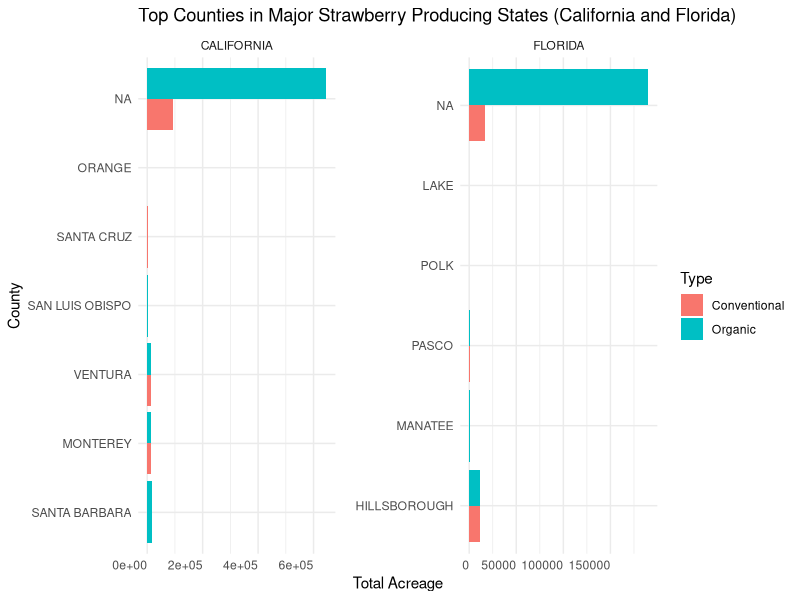
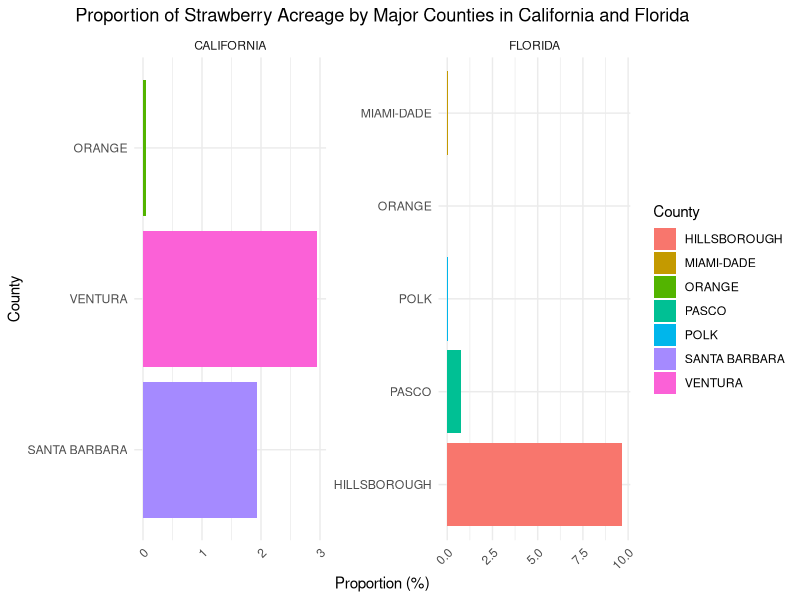
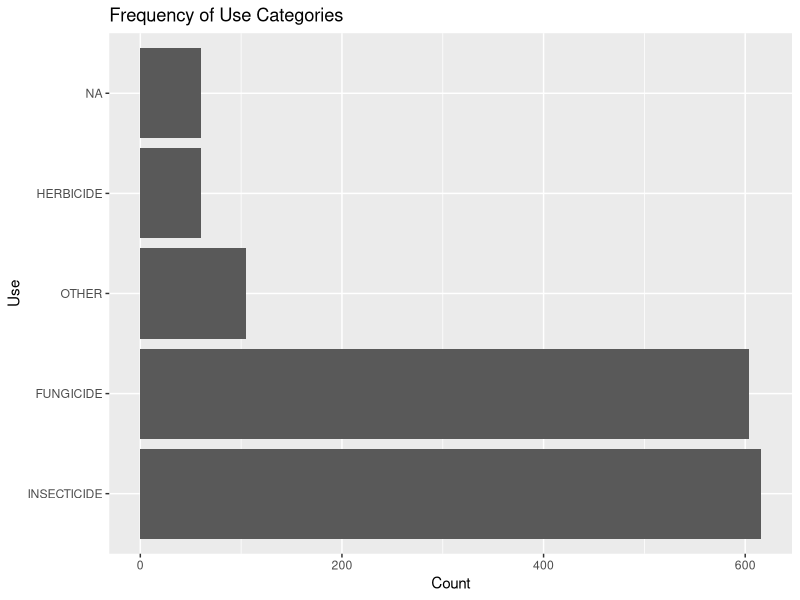
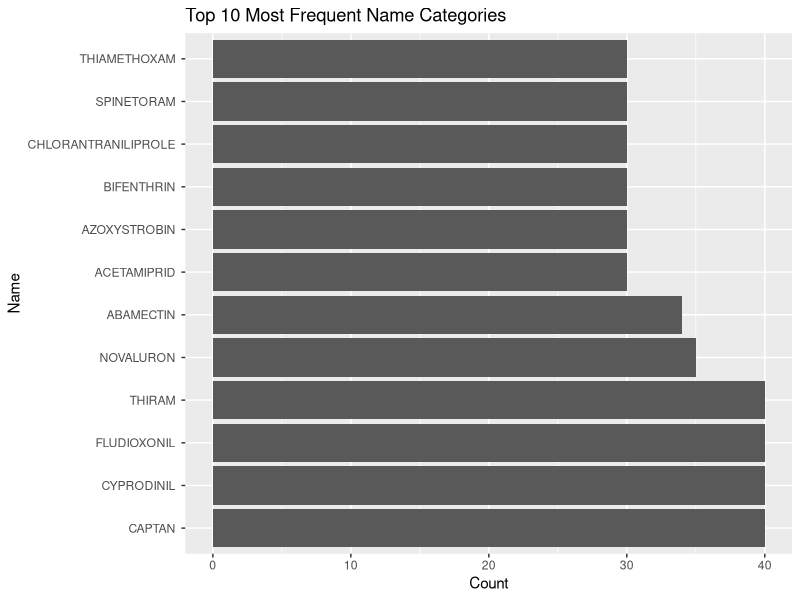

Write the R code that produced these figures, in order.
## ---- chunk 1
#| label: load libraries and set options
#| warning: false
#| message: false
#| 

library(knitr)  
library(kableExtra)
library(tidyverse)
library(stringr)
library(dplyr)
library(readr)
## ---- chunk 2

strawberry <- read_csv("strawberries25_v3.csv", col_names = TRUE)

glimpse(strawberry)
## ---- chunk 3

strawberry <- strawberry %>%
mutate(Value = as.numeric(str_replace_all(Value, "[^0-9\\.]", "")))

strawberry <- strawberry %>%
  filter(!is.na(Value)) 

str(strawberry$Value)

head(strawberry$Value)

## ---- chunk 4
state_county_acres <- strawberry %>%
  filter(State %in% c("CALIFORNIA", "FLORIDA")) %>%
  filter(str_detect(`Data Item`, "ACRES"))

state_county_acres <- state_county_acres %>%
  mutate(Type = ifelse(str_detect(`Data Item`, "BEARING"), "Conventional", "Organic"))

state_county_acres <- state_county_acres %>%
  select(State, County, Type, Value) %>%
  mutate(Value = as.numeric(Value))

state_county_acres <- state_county_acres %>%
  group_by(State, County, Type) %>%
  summarize(Total_Acres = sum(Value, na.rm = TRUE), .groups = "drop") %>%
  ungroup()
## ---- chunk 5
top2_states_all_types <- state_county_acres %>%
  filter(State %in% c("CALIFORNIA", "FLORIDA")) %>%
  group_by(State, Type) %>%
  top_n(5, wt = Total_Acres) %>%
  ungroup()

# plot 
ggplot(top2_states_all_types, aes(x = reorder(County, -Total_Acres), y = Total_Acres, fill = Type)) +
  geom_bar(stat = "identity", position = "dodge") +
  coord_flip() +  # flip
  facet_wrap(~ State, scales = "free") +
  labs(title = "Top Counties in Major Strawberry Producing States (California and Florida)",
       x = "County",
       y = "Total Acreage",
       fill = "Type") +
  theme_minimal() +
  theme(axis.text.x = element_text(angle = 0, hjust = 1), 
        panel.spacing = unit(1, "lines"))  
## ---- chunk 6
county_acreage_proportion <- state_county_acres %>%
  group_by(State) %>%
  mutate(State_Total_Acres = sum(Total_Acres, na.rm = TRUE)) %>%  
  ungroup() %>%
  mutate(Percentage = (Total_Acres / State_Total_Acres) * 100) %>%  
  select(State, County, Type, Total_Acres, State_Total_Acres, Percentage) 


## ---- chunk 7

# acreage proportion
county_acreage_proportion <- county_acreage_proportion %>%
  filter(County %in% c("SANTA BARBARA", "VENTURA", "MIAMI-DADE", "HILLSBOROUGH", "PASCO", "POLK", "ORANGE"))  # select country

# 
ggplot(county_acreage_proportion, aes(x = reorder(County, -Percentage), y = Percentage, fill = County)) +
  geom_bar(stat = "identity") +
  coord_flip() +  # flip
  facet_wrap(~ State, scales = "free") +
  labs(title = "Proportion of Strawberry Acreage by Major Counties in California and Florida",
       x = "County",
       y = "Proportion (%)",
       fill = "County") +
  theme_minimal() +
  theme(axis.text.x = element_text(angle = 45, hjust = 1),
        plot.title = element_text(hjust = 0.5)) 

## ---- chunk 8

# 1. Define a function to split `Domain Category` into `Use`, `Name`, and `Code`
split_chemical_data <- function(item) {
  # Use a detailed regular expression to match complex chemical information
  match <- str_match(item, "CHEMICAL,\\s*(\\w+):\\s*\\(([^=]+)\\s*=\\s*(\\d+)\\)")
  
  if (!is.na(match[1])) {
    return(data.frame(Use = match[2], Name = match[3], Code = match[4], stringsAsFactors = FALSE))
  } else {
    return(data.frame(Use = NA, Name = NA, Code = NA, stringsAsFactors = FALSE))
  }
}

# 2. Apply the function to the `Domain Category` column and create new columns
strawberry_cleaned <- strawberry %>%
  # Apply to rows where `Domain Category` contains "CHEMICAL"
  filter(grepl("CHEMICAL", `Domain Category`)) %>%
  rowwise() %>%
  mutate(Use = split_chemical_data(`Domain Category`)$Use,
         Name = split_chemical_data(`Domain Category`)$Name,
         Code = split_chemical_data(`Domain Category`)$Code) %>%
  ungroup()

head(strawberry_cleaned)


## ---- chunk 9
use_counts <- strawberry_cleaned %>%
  group_by(Use) %>%
  summarise(Count = n()) %>%
  arrange(desc(Count))

print(use_counts)

strawberry_cleaned <- strawberry_cleaned %>%
  filter(!is.na(Name))

name_counts <- strawberry_cleaned %>%
  group_by(Name) %>%
  summarise(Count = n()) %>%
  arrange(desc(Count))

print(name_counts)



ggplot(use_counts, aes(x = reorder(Use, -Count), y = Count)) +
  geom_bar(stat = "identity") +
  coord_flip() +
  labs(title = "Frequency of Use Categories", x = "Use", y = "Count")

top_n_names <- name_counts %>%
  top_n(10, wt = Count)


ggplot(top_n_names, aes(x = reorder(Name, -Count), y = Count)) +
  geom_bar(stat = "identity") +
  coord_flip() +
  labs(title = "Top 10 Most Frequent Name Categories", x = "Name", y = "Count")
